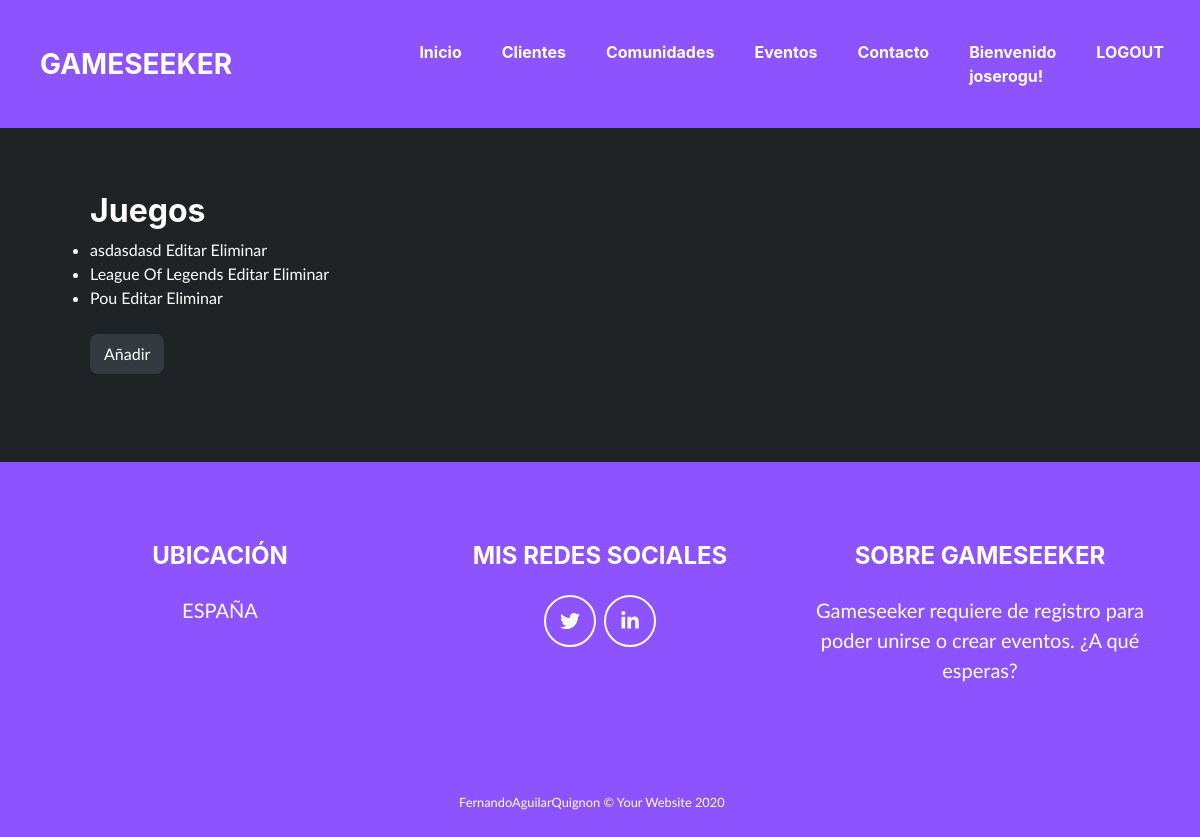
The page /juegos/ (signed in) on the database its author committed.
### gameseek_app/models.py (models this page shows, shortened)
class Client(AbstractUser):
    class Gender(models.TextChoices):
        VACIO = "VACIO", _("----")
        HOMBRE = "HOMBRE", _("Hombre")
        MUJER = "MUJER", _("Mujer")
        OTRO = "OTRO", _("Otro")
    gender = models.CharField(
        max_length = 7,
        choices=Gender.choices,
        default=Gender.VACIO,
    )
    language = models.CharField(max_length = 100, null=True)
    birthday = models.DateField(null=True)
    def __str__(self):
        return self.username

class Game(models.Model):
    name = models.CharField(max_length = 100)
    description = models.CharField(max_length = 1000)
    category = models.CharField(max_length = 100)

### gameseek_app/views.py (the view)
# urls.py: path('juegos/', GameListView.as_view(), name="games-list"),
class GameListView(ListView):
    model = Game

### gameseek_app/templates/gameseek_app/game_list.html (shortened to what this page needs)
{% extends "base.html" %}
{% block content %}
<section class="page-section portfolio" id="portfolio">
    <ul>
    <h2>Juegos</h2>
    {% for game in object_list %}
        <li><a href={% url 'gmsk:games-detail' game.id %}>{{ game.name }} </a><a href={% url 'gmsk:games-update' game.id %}>Editar  </a><a href={% url 'gmsk:games-delete' game.id %}>Eliminar</a></li>
    {% endfor %}
    <br>
    <button type="button" class="btn btn-dark" onclick="window.location.href='/juegos/add/'">Añadir</button>
</ul>
</section>
{% endblock %}

### gameseek_app/templates/base.html (shortened to what this page needs)
<!DOCTYPE html>
{% load static %}
<html lang="en">
    <head>
        <link href="{% static "css/styles.css" %}" rel="stylesheet" >
        <link rel="stylesheet" type="text/css" href="{% static 'css/heading.css' %}">
        <link rel="stylesheet" type="text/css" href="{% static 'css/body.css' %}">
    </head>
    <body>
        <nav class="navbar navbar-expand-lg bg-secondary fixed-top" id="mainNav">
            <div class="container"><a class="navbar-brand js-scroll-trigger" href="/">GAMESEEKER</a></div>
                <div class="collapse navbar-collapse" id="navbarResponsive">
                        <ul class="navbar-nav ml-auto">
                            <li class="nav-item mx-0 mx-lg-1"><a class="nav-link py-3 px-0 px-lg-3 rounded js-scroll-trigger" href=/>Inicio</a>
                            </li>
                            <li class="nav-item mx-0 mx-lg-1"><a class="nav-link py-3 px-0 px-lg-3 rounded js-scroll-trigger" href={% url 'gmsk:clients-list' %}>Clientes</a>
                            </li>
                            <li class="nav-item mx-0 mx-lg-1"><a class="nav-link py-3 px-0 px-lg-3 rounded js-scroll-trigger" href={% url 'gmsk:communitys-list' %}>Comunidades</a>
                            </li>
                            <li class="nav-item mx-0 mx-lg-1"><a class="nav-link py-3 px-0 px-lg-3 rounded js-scroll-trigger" href={% url 'gmsk:events-list' %}>Eventos</a>
                            </li>
                            <li class="nav-item mx-0 mx-lg-1"><a class="nav-link py-3 px-0 px-lg-3 rounded js-scroll-trigger" href="/contacto">Contacto</a>
                            </li>
                            {% if user.is_authenticated %}
                                <li class="nav-item mx-0 mx-lg-1"><a class="nav-link py-3 px-0 px-lg-3 rounded js-scroll-trigger">Bienvenido {{ user }}! </a>
                                </li>
                                <li class="nav-item mx-0 mx-lg-1 "><a class="nav-link py-3 px-0 px-lg-3 rounded js-scroll-trigger" href={% url 'logout' %}>LOGOUT</a>
                                </li>
                                {% else %}
                                <li class="nav-item mx-0 mx-lg-1"><a class="nav-link py-3 px-0 px-lg-3 rounded js-scroll-trigger" href={% url 'login' %}>LOGIN</a>
                                </li>
                                <li class="nav-item mx-0 mx-lg-1"><a class="nav-link py-3 px-0 px-lg-3 rounded js-scroll-trigger" href="register/">REGISTER</a>
                                </li>
                            {% endif %}
                        </ul>
                </div>
        </nav>
        {% block content %}{% endblock %}
        <footer class="footer text-center">
            <div class="container">
                <div class="row">
                    <div class="col-lg-4 mb-5 mb-lg-0">
                        <h4 class="mb-4">UBICACIÓN</h4>
                        <p class="pre-wrap lead mb-0">ESPAÑA</p>
                    </div>
                    <div class="col-lg-4 mb-5 mb-lg-0">
                        <h4 class="mb-4">MIS REDES SOCIALES</h4><a class="btn btn-outline-light btn-social mx-1" href="https://twitter.com/Gameseeker_"><i class="fab fa-fw fa-twitter"></i></a><a class="btn btn-outline-light btn-social mx-1" href="https://www.linkedin.com/in/https://www.linkedin.com/in/jos%C3%A9-manuel-rodr%C3%ADguez-guerrero-367a09234/"><i class="fab fa-fw fa-linkedin-in"></i></a>
                    </div>
                    <div class="col-lg-4">
                        <h4 class="mb-4">SOBRE GAMESEEKER</h4>
                        <p class="pre-wrap lead mb-0">Gameseeker requiere de registro para poder unirse o crear eventos. ¿A qué esperas?</p>
                    </div>
                </div>
            </div>
        </footer>
    <section class="copyright py-4 text-center text-white">
        <div class="container"><small class="pre-wrap">FernandoAguilarQuignon © Your Website 2020     </small></div>
    </section>
    </body>
</html>

### rows shown on the page
Client: username "joserogu"
Game: name "asdasdasd"
Game: name "League Of Legends"
Game: name "Pou"
